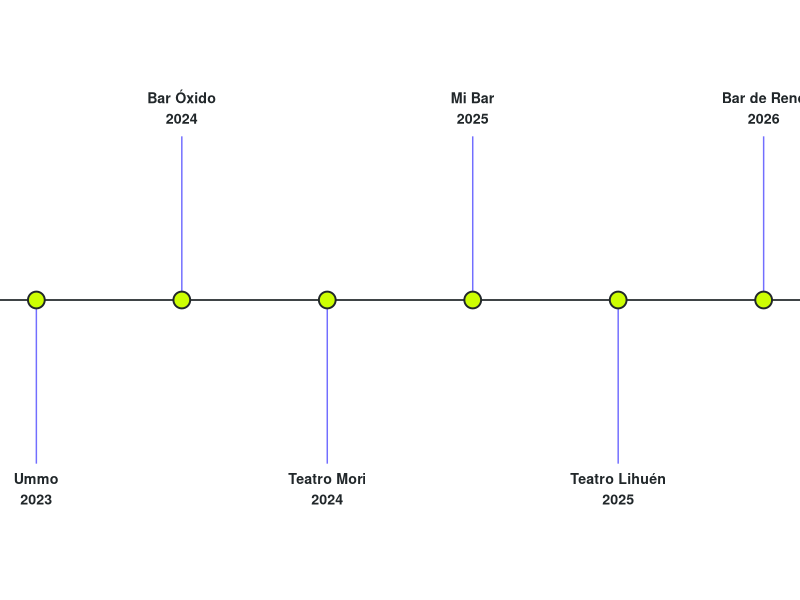

The R source for this figure:
## ---- chunk 1
#| label: setup
library(ggplot2)
library(dplyr)
library(knitr)
## ---- chunk 2
#| label: eventos-data
eventos <- tibble::tribble(
  ~lugar,             ~anio,
  "Ummo",             2023,
  "Bar Óxido",        2024,
  "Teatro Mori",      2024,
  "Mi Bar",           2025,
  "Teatro Lihuén",    2025,
  "Bar de René",      2026
) |>
  arrange(anio) |>
  mutate(
    orden = row_number(),
    lado  = if_else(orden %% 2 == 0, 1, -1)
  )

kable(eventos |> select(lugar, anio), col.names = c("Lugar", "Año"))
## ---- chunk 3
#| label: fig-eventos
#| fig-cap: "Presentaciones destacadas en vivo (2023-2026)"
#| fig-width: 9
#| fig-height: 4
ggplot(eventos, aes(x = orden, y = 0)) +
  geom_hline(yintercept = 0, color = "#21272A", linewidth = 0.6) +
  geom_segment(aes(xend = orden, y = 0, yend = lado * 0.6), color = "#726EFF") +
  geom_point(size = 5, color = "#CDFE03") +
  geom_point(size = 5, shape = 1, color = "#21272A", stroke = 1) +
  geom_text(aes(y = lado * 0.6, label = paste0(lugar, "\n", anio)),
            vjust = if_else(eventos$lado > 0, -0.4, 1.3),
            family = "sans", fontface = "bold", color = "#21272A", size = 3.6) +
  ylim(-1, 1) +
  theme_void() +
  theme(plot.background = element_rect(fill = "#FFFFFF", color = NA))
